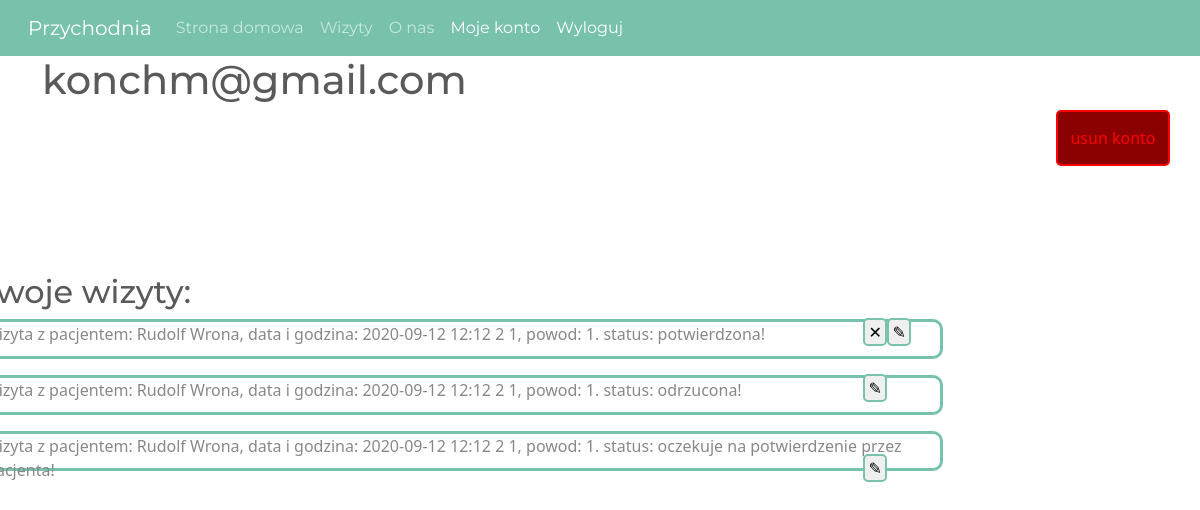
Page /account (signed in) on the committed database.
### app.py (models this page shows, shortened)
class User(UserMixin,db.Model):
    id=db.Column(db.Integer, primary_key=True)
    name=db.Column(db.String(25))
    surname=db.Column(db.String(50))
    birthdate=db.Column(db.Date())
    address=db.Column(db.String(100))
    pesel=db.Column(db.Integer)
    email=db.Column(db.String(100))
    phone_number=db.Column(db.String(25))
    password=db.Column(db.String(150))
    class_type=db.Column(db.Integer)                #domyslnie 3 a potem admin zmienia : 0-pacjent 1-lekarz 2-admin
    jwt_token=db.Column(db.String(200))
    account_confirmed=db.Column(db.Integer)

class Visits(db.Model):
    id = db.Column(db.Integer, primary_key=True)
    doctor_id = db.Column(db.Integer, db.ForeignKey(User.id))#        zrob dodatkowe sprawdzenie czy lekarz!
    patient_id = db.Column(db.Integer, db.ForeignKey(User.id))#        zrob dodatkowe sprawdzenie czy pacjent!
    date_and_time=db.Column(db.String(150))
    room=db.Column(db.Integer)
    note = db.Column(db.String(150))
    visit_confirmed=db.Column(db.Integer)

### app.py (the view)
@app.route('/account')
@login_required
def account():
    baza=[]
    user = User.query.filter(User.id == current_user.id).first()
    if ((user.account_confirmed == 1) and (user.class_type==0 or user.class_type==2)):
        visits=Visits.query.filter(Visits.patient_id==current_user.id)
        for i in visits:
            user=User.query.filter(User.id==i.doctor_id)
            for j in user:
                if (i.visit_confirmed == 1):
                    o1="hidden"
                    o2="submit"
                    o3="submit"
                    confirmation = "potwierdzona!"
                elif (i.visit_confirmed == 0):
                    o1 = "hidden"
                    o2 = "submit"
                    o3 = "submit"
                    confirmation = "odrzucona!"
                elif (i.visit_confirmed == 2):
                    o1 = "hidden"
                    o2 = "submit"
                    o3 = "submit"
                    confirmation = "oczekuje na potwierdzenie przez lekarza!"
                else:
                    o1 = "submit"
                    o2 = "submit"
                    o3 = "submit"
                    confirmation = "potwierdz / usun / zmien"
                sala=i.room
                if(sala==-1):
                    sala=""
                    w_sali=""
                else:
                    w_sali="w sali: "
                baza.append((i.id,j.name,j.surname,i.date_and_time,sala,confirmation,"lekarzem",o1,o2,o3,i.note,w_sali))
        return render_template('account.html',baza=baza)
    elif(user.account_confirmed==1) and (user.class_type==1):
        visits = Visits.query.filter(Visits.doctor_id == current_user.id)
        for i in visits:
            user=User.query.filter(User.id==i.patient_id)
            for j in user:
                if (i.visit_confirmed == 1):
                    o1 = "hidden"
                    o2 = "submit"
                    o3 = "submit"
                    confirmation = "potwierdzona!"
                elif (i.visit_confirmed == 0):
                    o1 = "hidden"
                    o2 = "hidden"
                    o3 = "submit"
                    confirmation = "odrzucona!"
                elif (i.visit_confirmed == 2):
                    o1 = "submit"
                    o2 = "submit"
                    o3 = "submit"
                    confirmation = "potwierdz / usun / zmien"
                else:
                    o1 = "hidden"
                    o2 = "hidden"
                    o3 = "submit"
                    confirmation = "oczekuje na potwierdzenie przez pacjenta!"
                baza.append((i.id,j.name,j.surname,i.date_and_time,i.room,confirmation,"pacjentem",o1,o2,o3,i.note,current_user.id))
        return render_template('account.html', baza=baza)
    else:
        return "poczekaj na weryfikacje konta!"

### app.py (called while the page is built)
@login_manager.user_loader
def load_user(user_id):
    return User.query.get(int(user_id))

### templates/account.html (shortened to what this page needs)
{% extends "layout.html" %}
{% block content %}
    <h1>{{ current_user.email }}</h1>
<div class="ramka4">
    <h2>twoje wizyty:</h2>
        {% for record in baza %}
      <div class="ramka4form">
      <p>wizyta z {{record[6]}}: {{record[1]}} {{record[2]}}, data i godzina: {{record[3]}} {{record[11]}} {{record[4]}}, powod: {{record[10]}}. status:   {{record[5]}} </p>
            <div class=accept_edit_or_deny>
                <form action="/visit_deny" method="post">
                    <input class="deny" type="{{record[8]}}" value="&#x2715;">
                </form>
                <form action="/visit_edit" method="post">
                    <input class="edit" type="{{record[9]}}" value="&#9998;">
                </form>
            </div>
          </div>
    {% endfor %}
</div>
        <form  action="/delete_account" method="post">
            <input class="deletee edit" type="submit" value="usun konto">
        </form>
{% endblock content %}

### templates/layout.html (shortened to what this page needs)
<!DOCTYPE html>
<html>
<head>
    <link rel="stylesheet" href="https://cdn.jsdelivr.net/npm/bootswatch@4.5.2/dist/minty/bootstrap.min.css">
    <link rel="stylesheet" type="text/css" href="{{ url_for('static', filename='bootstrap.css') }}">
</head>
<body>
    <header class="site-header">
      <nav class="navbar navbar-expand-lg navbar-dark bg-primary">
        <div class="container-fluid">
          <a class="navbar-brand" href="{{ url_for('main') }}">Przychodnia</a>
          <div class="collapse navbar-collapse" id="navbarColor01">
            <ul class="navbar-nav me-auto">
              <li class="nav-item">
                <a class="nav-link" href="{{ url_for('main') }}">Strona domowa
                </a>
              </li>
              <li class="nav-item">
                <a class="nav-link" href="/visits">Wizyty</a>
              </li>
              <li class="nav-item">
                <a class="nav-link" href="/about">O nas</a>
              </li>
              <div class="navbar-nav">
                {% if current_user.is_authenticated %}
                  <li class="nav-item">
                    <a class="nav-link active" href="{{ url_for('account') }}">Moje konto</a>
                  </li>
                  <li>
                    <a class="nav-link active" href="{{ url_for('logout') }}">Wyloguj</a>
                  </li>
                  {% endif %}
              </div>
            </ul>
          </div>
        </div>
      </nav>
    </header>
    <main role="main" class="container">
      <div class="row">
        <div class="col-md-8">
          {% block content %}{% endblock %}
        </div>
      </div>
    </main>
</body>
</html>

### templates/account.html (style rules this page uses)
* { margin:0; border: 0; padding: 0; }
.ramka4 { position: relative; top: 30%; left: -8%; height: 60vh; width: 82vw; overflow: auto; }
.ramka4form { width: 80vw; height: 5vh; border-radius: 10px; margin-bottom: 2vh; border: solid 3px #78c2ad; margin-bottom: 2vh; }
.accept_edit_or_deny { width: 6vw; margin-right: 5px; float: right; margin-top: -5.5vh; }
.accept,.deny,.edit { border-radius: 5px; float: left; width: 2vw; border: solid 2px #78c2ad; }
.deletee { width: 15%; height: 7vh; background: darkred; position: absolute; right: -50%; top: 10%; color: red; border: solid 2px red; }

### rows in the picture
User: email "konchm@gmail.com"
User: name "Rudolf" "Rudolf" "Rudolf", surname "Wrona" "Wrona" "Wrona"
Visits: date_and_time "2020-09-12 12:12"
Visits: date_and_time "2020-09-12 12:12"
Visits: date_and_time "2020-09-12 12:12"

### other values in the picture
{{ record[6] }} "pacjentem" "pacjentem" "pacjentem"
{{ record[11] }} "2" "2" "2"
{{ record[4] }} "1" "1" "1"
{{ record[10] }} "1" "1" "1"
{{ record[5] }} "potwierdzona!" "odrzucona!" "oczekuje na potwierdzenie przez…"
